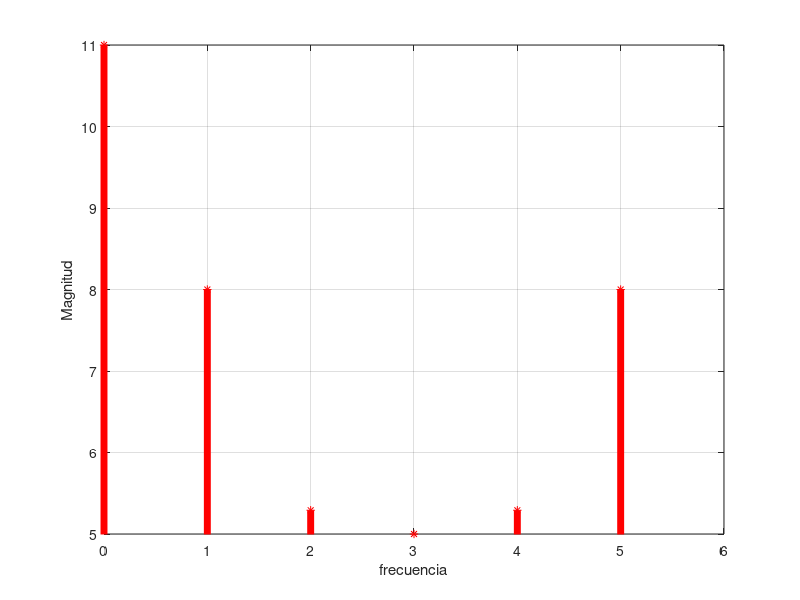

Here is the MATLAB script that generated this plot:
clc
clear all
close all


k = 0:5;  %Vector de valores dek

Re = 3 - 2*cos((pi.*k)./3) + 4*cos(pi.*k) + 5*cos((4.*pi.*k)./3) + cos((5.*pi.*k)./3); %Parte Real

Im = -( - 2*sin((pi.*k)./3) + 4*sin(pi.*k) + 5*sin((4.*pi.*k)./3) + sin((5.*pi.*k)./3)); %Parte imaginaria


mag_xk = sqrt(Re.^2 + Im.^2);  %magnitud de x(k)


[k', Re', Im', mag_xk']

figure(1)

stem(k, mag_xk, '*r', 'Linewidth', 5)
axis([0 6, min(mag_xk), max(mag_xk)])
grid
xlabel('frecuencia')
ylabel('Magnitud')









